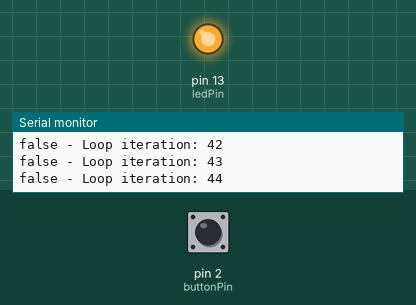
Recording of a sketch running on a simulated Arduino Uno, built with avr-gcc and run on an emulated ATmega328P. Parts: output pins drawn as LEDs (lit = HIGH), the last lines printed to the serial monitor. The test bench sets the inputs (shaded band); at power-on: pin 2 (buttonPin) LOW.

Above: at 1.2 s.
1.3 s: pin 2 (buttonPin) pulled HIGH for 0.15 s
At 1.8 s:
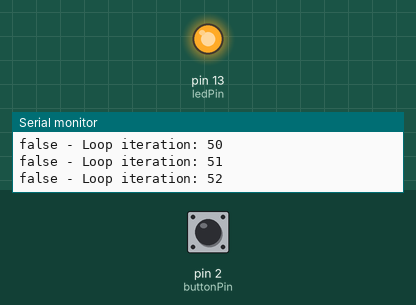
4.3 s: pin 2 (buttonPin) pulled HIGH for 1 s
At 5.9 s:
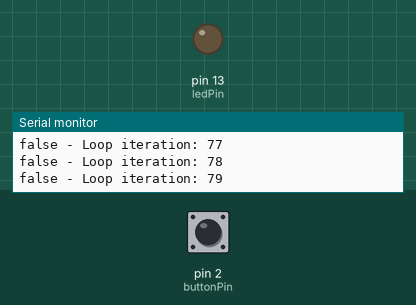
8.3 s: pin 2 (buttonPin) pulled HIGH for 3.2 s
At 9.5 s:
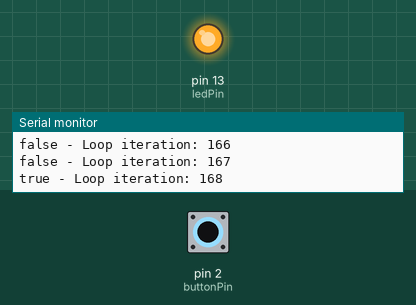
13.0 s: pin 2 (buttonPin) driven HIGH
At 15.5 s:
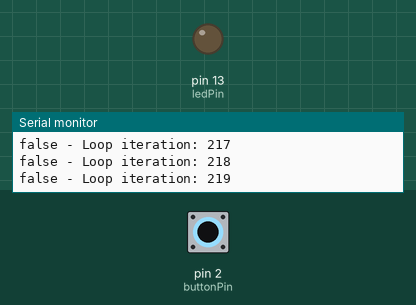
Timing chart, 0 to 17.0 s (numbered marks = the images above; inputs shaded):
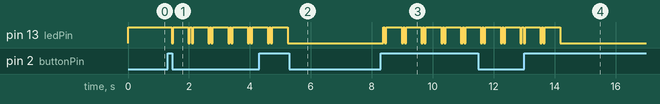

The sketch:

BlinkLED.ino
```cpp
const int buttonPin = 2;
const int ledPin =  13;

int intLoopCount = 0;
bool isActionRunning = false;

int currentButtonState;
int ledState = HIGH;         // the current state of the output pin
int lastButtonState = LOW;   // the previous reading from the input pin

unsigned long lastDebounceTime = 0;  // last time buttonPin was toggled in mil-seconds since program start
unsigned long debounceDelay = 50;    // the debounce time; increase if the output flickers


void setup()
{
  Serial.begin(9600);// for debuggin cls output

  pinMode(ledPin, OUTPUT); //setting pin 13 as an output
  pinMode(buttonPin, INPUT); //setting pin 2 as an input

  digitalWrite(ledPin, ledState); //defult state
}


void loop()
{
  intLoopCount++;

  //loopHoldToRun();
  loopToggleToRun();

  if(isActionRunning == true)
  {
    runPattern(50);
  }

  printToSerial(isActionRunning, intLoopCount);
}


static void loopToggleToRun()
{
  int reading = digitalRead(buttonPin); //(HIGH is putton pressesd or LOW if not)

   //note any type of change
   if (reading != lastButtonState) // if the current HIGH/LOW on the button pin had changed
   {
      lastDebounceTime = millis(); // reset the debouncing timer
   }


  //make sure the change is not just noise
  if ((millis() - lastDebounceTime) > debounceDelay) //if total time from lastDebounceTime is > 50
  {
    //confirm change
    if(reading != currentButtonState)
    {
      currentButtonState = reading;

      //confirm that change is a press in only
      if(currentButtonState == HIGH)
      {
        isActionRunning = !isActionRunning; //flip toggle
      }

    }

  }


  lastButtonState = reading;
}


//unused
static void loopHoldToRun() //hold in pin 2 button to run pattern
{
  currentButtonState = digitalRead(buttonPin);

  if (currentButtonState == HIGH)
  {
    runPattern(50);
  }
  else
  {
    digitalWrite(ledPin, LOW);
  }
}


//
//worker methods
//
static void runPattern(int intWaitTime)
{
    digitalWrite(ledPin, HIGH);
    delay(intWaitTime);
    digitalWrite(ledPin, LOW);
    delay(intWaitTime);
    digitalWrite(ledPin, HIGH);
    delay(intWaitTime * 10);
    digitalWrite(ledPin, LOW);
    delay(intWaitTime);
}


static void printToSerial(String strMessage, int intLoopCount)
{
  Serial.print(strMessage + " - Loop iteration: " + intLoopCount + "\n");
}

static void printToSerial(String strMessage)
{
  Serial.print(strMessage + " - Loop iteration: " + "\n");
}


static void printToSerial(bool isActionRunning, int intLoopCount)
{
  String strMessage = "";

  if(isActionRunning == true)
  {
     strMessage = "true";
  }
  else
  {
    strMessage = "false";
  }

  Serial.print(strMessage + " - Loop iteration: " + intLoopCount + "\n");
}
```

Measured:
- after the input at 1.3 s, pin 13 (ledPin): HIGH → LOW after 0.13 s, then repeats every 0.65 s: HIGH 0.50 s, LOW 0.05 s, HIGH 0.05 s, LOW 0.05 s
- after the input at 4.3 s, pin 13 (ledPin): goes on until 5.2 s, then stays LOW
- after the input at 8.3 s, pin 13 (ledPin): LOW → HIGH after 0.08 s, then repeats every 0.65 s: LOW 0.05 s, HIGH 0.50 s, LOW 0.05 s, HIGH 0.05 s
- after the input at 13.0 s, pin 13 (ledPin): goes on until 14.2 s, then stays LOW
